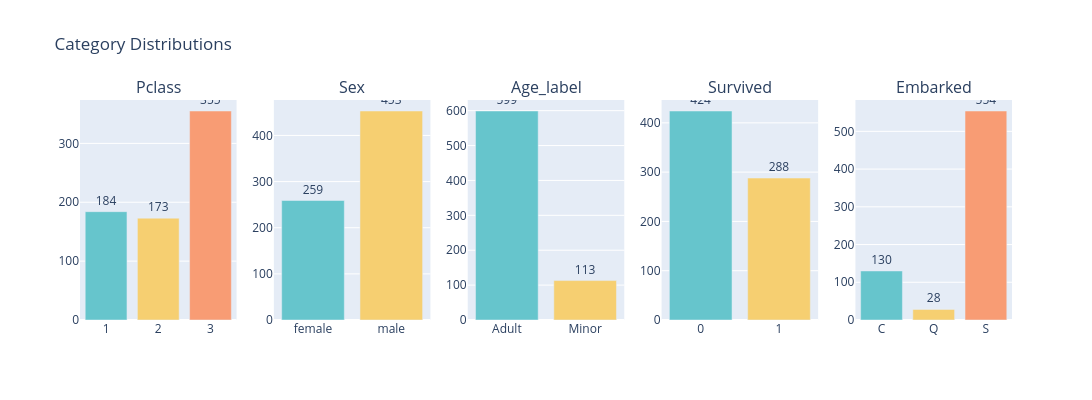

Notebook cell for this chart:
### Markdown cell above
## Exploring the Data

Observation of distribution by categories and correlation between categories.

### Code cell
# Distribution overview — visual instead of print statements
cats = ["Pclass", "Sex", "Age_label", "Survived", "Embarked"]
fig = sp.make_subplots(rows=1, cols=len(cats), subplot_titles=cats)
for i, col in enumerate(cats, 1):
    counts = df[col].value_counts().sort(col)
    fig.add_trace(
        go.Bar(
            x=counts[col].cast(pl.String).to_list(),
            y=counts["count"].to_list(),
            marker_color=PASTEL[:len(counts)],
            text=counts["count"].to_list(),
            textposition="outside",
            showlegend=False,
        ),
        row=1, col=i,
    )
fig.update_layout(title="Category Distributions", height=400, width=1200)
fig.show()

### Figure 1 — Plotly figure (JSON) as saved in the notebook; plotly's stock layout.template omitted (floating-point values rounded to 4 significant figures)
{"data": [{"marker": {"color": ["rgb(102, 197, 204)", "rgb(246, 207, 113)", "rgb(248, 156, 116)"]}, "showlegend": false, "text": ["184", "173", "355"], "textposition": "outside", "type": "bar", "x": ["1", "2", "3"], "xaxis": "x", "y": [184, 173, 355], "yaxis": "y"}, {"marker": {"color": ["rgb(102, 197, 204)", "rgb(246, 207, 113)"]}, "showlegend": false, "text": ["259", "453"], "textposition": "outside", "type": "bar", "x": ["female", "male"], "xaxis": "x2", "y": [259, 453], "yaxis": "y2"}, {"marker": {"color": ["rgb(102, 197, 204)", "rgb(246, 207, 113)"]}, "showlegend": false, "text": ["599", "113"], "textposition": "outside", "type": "bar", "x": ["Adult", "Minor"], "xaxis": "x3", "y": [599, 113], "yaxis": "y3"}, {"marker": {"color": ["rgb(102, 197, 204)", "rgb(246, 207, 113)"]}, "showlegend": false, "text": ["424", "288"], "textposition": "outside", "type": "bar", "x": ["0", "1"], "xaxis": "x4", "y": [424, 288], "yaxis": "y4"}, {"marker": {"color": ["rgb(102, 197, 204)", "rgb(246, 207, 113)", "rgb(248, 156, 116)"]}, "showlegend": false, "text": ["130", "28", "554"], "textposition": "outside", "type": "bar", "x": ["C", "Q", "S"], "xaxis": "x5", "y": [130, 28, 554], "yaxis": "y5"}], "layout": {"annotations": [{"font": {"size": 16}, "showarrow": false, "text": "Pclass", "x": 0.084, "xanchor": "center", "xref": "paper", "y": 1, "yanchor": "bottom", "yref": "paper"}, {"font": {"size": 16}, "showarrow": false, "text": "Sex", "x": 0.292, "xanchor": "center", "xref": "paper", "y": 1, "yanchor": "bottom", "yref": "paper"}, {"font": {"size": 16}, "showarrow": false, "text": "Age_label", "x": 0.5, "xanchor": "center", "xref": "paper", "y": 1, "yanchor": "bottom", "yref": "paper"}, {"font": {"size": 16}, "showarrow": false, "text": "Survived", "x": 0.708, "xanchor": "center", "xref": "paper", "y": 1, "yanchor": "bottom", "yref": "paper"}, {"font": {"size": 16}, "showarrow": false, "text": "Embarked", "x": 0.916, "xanchor": "center", "xref": "paper", "y": 1, "yanchor": "bottom", "yref": "paper"}], "height": 400, "title": {"text": "Category Distributions"}, "width": 1200, "xaxis": {"anchor": "y", "domain": [0, 0.168]}, "xaxis2": {"anchor": "y2", "domain": [0.208, 0.376]}, "xaxis3": {"anchor": "y3", "domain": [0.416, 0.584]}, "xaxis4": {"anchor": "y4", "domain": [0.624, 0.792]}, "xaxis5": {"anchor": "y5", "domain": [0.832, 1]}, "yaxis": {"anchor": "x", "domain": [0, 1]}, "yaxis2": {"anchor": "x2", "domain": [0, 1]}, "yaxis3": {"anchor": "x3", "domain": [0, 1]}, "yaxis4": {"anchor": "x4", "domain": [0, 1]}, "yaxis5": {"anchor": "x5", "domain": [0, 1]}}}
